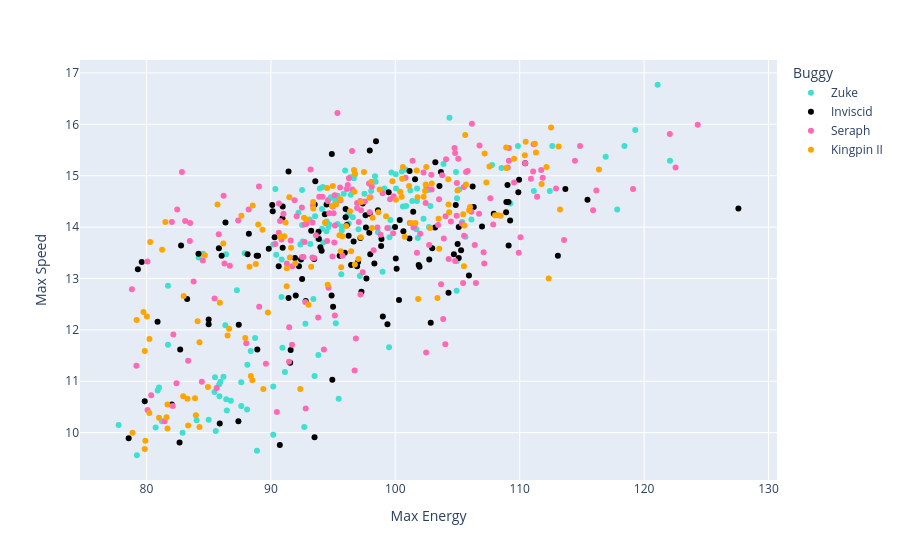

Here is the notebook cell this chart was saved with:
### Code cell
px.scatter(freerolls, x='Max Energy', y='Max Speed', color='Buggy', hover_data=['Driver', 'Buggy', 'Date', 'Roll Number', 'Roll Start Time'], color_discrete_map=cmap)

### Figure 1 — Plotly figure (JSON) as saved in the notebook; plotly's stock layout.template omitted (floating-point values rounded to 4 significant figures; data arrays with more than 128 entries replaced by an {"elided": "..."} marker saying what was removed)
{"data": [{"customdata": {"elided": "144x5 mixed values"}, "hovertemplate": "Buggy=%{customdata[1]}<br>Max Energy=%{x}<br>Max Speed=%{y}<br>Driver=%{customdata[0]}<br>Date=%{customdata[2]}<br>Roll Number=%{customdata[3]}<br>Roll Start Time=%{customdata[4]}<extra></extra>", "legendgroup": "Zuke", "marker": {"color": "turquoise", "symbol": "circle"}, "mode": "markers", "name": "Zuke", "orientation": "v", "showlegend": true, "type": "scatter", "x": {"elided": "144 float values"}, "xaxis": "x", "y": {"elided": "144 float values"}, "yaxis": "y"}, {"customdata": {"elided": "130x5 mixed values"}, "hovertemplate": "Buggy=%{customdata[1]}<br>Max Energy=%{x}<br>Max Speed=%{y}<br>Driver=%{customdata[0]}<br>Date=%{customdata[2]}<br>Roll Number=%{customdata[3]}<br>Roll Start Time=%{customdata[4]}<extra></extra>", "legendgroup": "Inviscid", "marker": {"color": "black", "symbol": "circle"}, "mode": "markers", "name": "Inviscid", "orientation": "v", "showlegend": true, "type": "scatter", "x": {"elided": "130 float values"}, "xaxis": "x", "y": {"elided": "130 float values"}, "yaxis": "y"}, {"customdata": {"elided": "176x5 mixed values"}, "hovertemplate": "Buggy=%{customdata[1]}<br>Max Energy=%{x}<br>Max Speed=%{y}<br>Driver=%{customdata[0]}<br>Date=%{customdata[2]}<br>Roll Number=%{customdata[3]}<br>Roll Start Time=%{customdata[4]}<extra></extra>", "legendgroup": "Seraph", "marker": {"color": "hotpink", "symbol": "circle"}, "mode": "markers", "name": "Seraph", "orientation": "v", "showlegend": true, "type": "scatter", "x": {"elided": "176 float values"}, "xaxis": "x", "y": {"elided": "176 float values"}, "yaxis": "y"}, {"customdata": {"elided": "141x5 mixed values"}, "hovertemplate": "Buggy=%{customdata[1]}<br>Max Energy=%{x}<br>Max Speed=%{y}<br>Driver=%{customdata[0]}<br>Date=%{customdata[2]}<br>Roll Number=%{customdata[3]}<br>Roll Start Time=%{customdata[4]}<extra></extra>", "legendgroup": "Kingpin II", "marker": {"color": "orange", "symbol": "circle"}, "mode": "markers", "name": "Kingpin II", "orientation": "v", "showlegend": true, "type": "scatter", "x": {"elided": "141 float values"}, "xaxis": "x", "y": {"elided": "141 float values"}, "yaxis": "y"}], "layout": {"legend": {"title": {"text": "Buggy"}, "tracegroupgap": 0}, "margin": {"t": 60}, "xaxis": {"anchor": "y", "domain": [0, 1], "title": {"text": "Max Energy"}}, "yaxis": {"anchor": "x", "domain": [0, 1], "title": {"text": "Max Speed"}}}}
